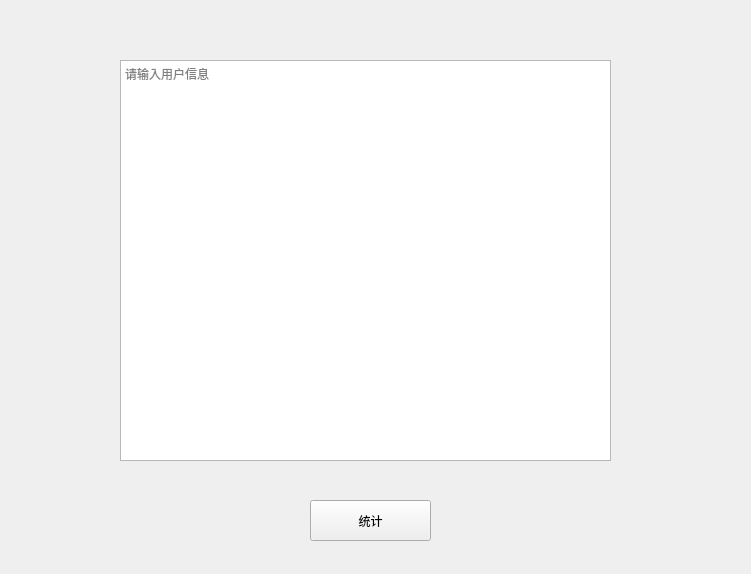
<?xml version="1.0" encoding="UTF-8"?>
<ui version="4.0">
 <class>Form</class>
 <widget class="QWidget" name="Form">
  <property name="geometry">
   <rect>
    <x>0</x>
    <y>0</y>
    <width>751</width>
    <height>574</height>
   </rect>
  </property>
  <property name="windowTitle">
   <string>统计薪资</string>
  </property>
  <widget class="QTextEdit" name="textedit">
   <property name="geometry">
    <rect>
     <x>120</x>
     <y>60</y>
     <width>491</width>
     <height>401</height>
    </rect>
   </property>
   <property name="placeholderText">
    <string>请输入用户信息</string>
   </property>
  </widget>
  <widget class="QPushButton" name="button">
   <property name="geometry">
    <rect>
     <x>310</x>
     <y>500</y>
     <width>121</width>
     <height>41</height>
    </rect>
   </property>
   <property name="text">
    <string>统计</string>
   </property>
  </widget>
 </widget>
 <resources/>
 <connections/>
</ui>
